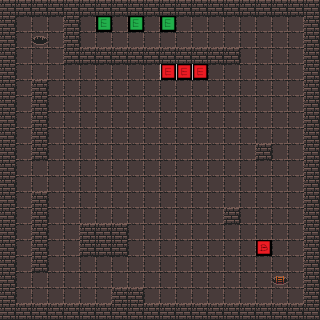

This game map was drawn from its Tiled (.tmx) file and the tilesets committed beside it. A one-line description and the full map source follow:
An orthogonal 20x20 tile map with 16x16 px tiles, 1 tile layer (Warstwa Kafelków 1).

<map version="1.10" tiledversion="1.10.2" orientation="orthogonal" renderorder="right-down" width="20" height="20" tilewidth="16" tileheight="16" infinite="0" nextlayerid="2" nextobjectid="1">
 <editorsettings>
  <export target="level_13.csv" format="csv" />
 </editorsettings>
 <tileset firstgid="1" source="kafelki_dungeon.tsx" />
 <layer id="1" name="Warstwa Kafelków 1" width="20" height="20">
  <data encoding="csv">
8,8,8,8,8,8,8,8,8,8,8,8,8,8,8,8,8,8,8,8,
8,1,1,1,8,1,18,1,18,1,18,1,1,1,1,1,1,1,1,8,
8,1,7,1,8,1,1,1,1,1,1,1,1,1,1,1,1,1,1,8,
8,1,1,1,8,8,8,8,8,8,8,8,8,8,8,1,1,1,1,8,
8,1,1,1,1,1,1,1,1,1,16,16,16,1,1,1,1,1,1,8,
8,1,8,1,1,1,1,1,1,1,1,1,1,1,1,1,1,1,1,8,
8,1,8,1,1,1,1,1,1,1,1,1,1,1,1,1,1,1,1,8,
8,1,8,1,1,1,1,1,1,1,1,1,1,1,1,1,1,1,1,8,
8,1,8,1,1,1,1,1,1,1,1,1,1,1,1,1,1,1,1,8,
8,1,8,1,1,1,1,1,1,1,1,1,1,1,1,1,8,1,1,8,
8,1,1,1,1,1,1,1,1,1,1,1,1,1,1,1,1,1,1,8,
8,1,1,1,1,1,1,1,1,1,1,1,1,1,1,1,1,1,1,8,
8,1,8,1,1,1,1,1,1,1,1,1,1,1,1,1,1,1,1,8,
8,1,8,1,1,1,1,1,1,1,1,1,1,1,8,1,1,1,1,8,
8,1,8,1,1,8,8,8,1,1,1,1,1,1,1,1,1,1,1,8,
8,1,8,1,1,8,8,8,1,1,1,1,1,1,1,1,15,1,1,8,
8,1,8,1,1,1,1,1,1,1,1,1,1,1,1,1,1,1,1,8,
8,1,1,1,1,1,1,1,1,1,1,1,1,1,1,1,1,6,1,8,
8,1,1,1,1,1,1,8,8,1,1,1,1,1,1,1,1,1,1,8,
8,8,8,8,8,8,8,8,8,8,8,8,8,8,8,8,8,8,8,8
</data>
 </layer>
</map>
